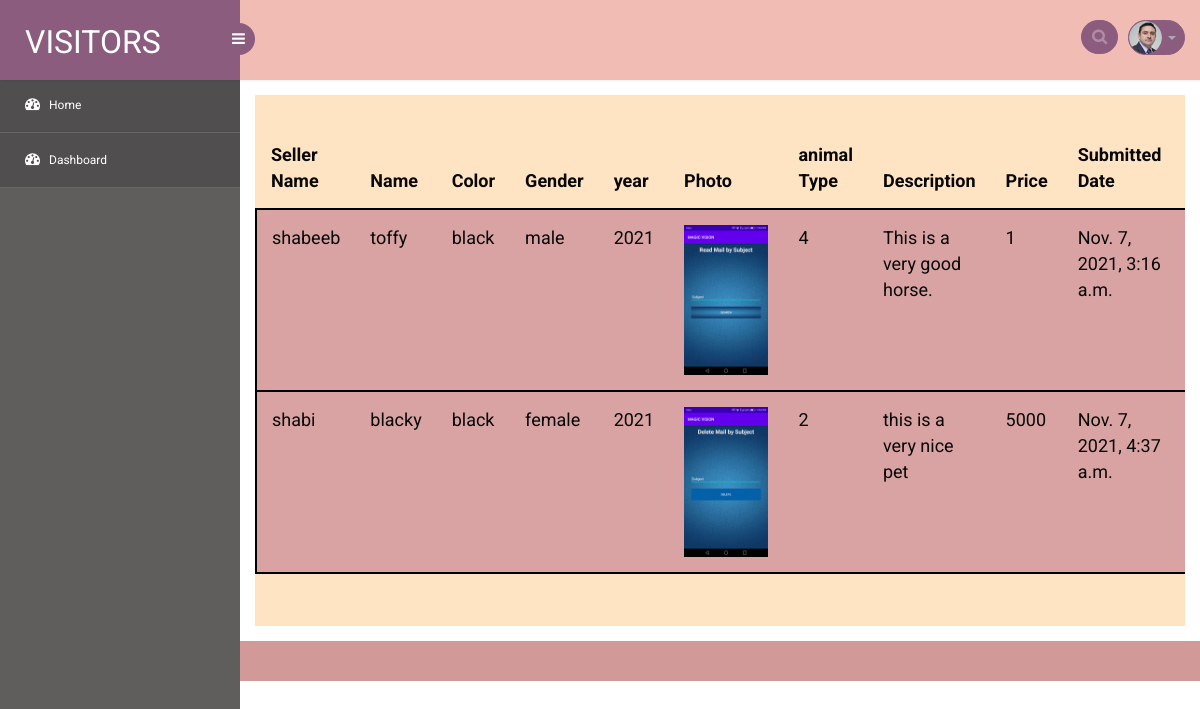
The page /view_animal on the database its author committed.
### animal/models.py (models this page shows, shortened)
class Animal(models.Model):
    user=models.ForeignKey(User,on_delete=models.CASCADE,null=True,blank=True)
    name=models.CharField(max_length=40)
    color=models.CharField(max_length=30)
    male='male'
    female='female'
    sex_types=[
        (male,'male'),
        (female,'female')
    ]
    sex=models.CharField(max_length=30,choices=sex_types,default=male)
    year=models.IntegerField()
    month=models.IntegerField()
    date=models.DateTimeField(default=timezone.now)
    photo=models.ImageField(upload_to='images',null=True,blank=True)
    pet='pet'
    farm='farm'
    types=[
        (pet,'pet'),
        (farm,'farm')
    ]
    animal_type=models.CharField(max_length=50,choices=types,null=True,blank=True,default=pet)
    place=models.CharField(max_length=50)
    description=models.TextField()
    price=models.IntegerField()
    paid=models.BooleanField(default=False)

### animal/views.py (the view)
# urls.py: path('view_animal',views.view_animal,name="view_animal"),
def view_animal(request):
    animal=Animal.objects.all()
    return render(request,'view_animal.html',{'animal':animal})

### animal/templates/view_animal.html (shortened to what this page needs)
{% extends 'dashboard.html' %}
{% block content %}
<div class="table-responsive table-shadow" style="background-color: bisque;padding-top: 2em;padding-bottom: 2em;">
    {% if animal %}
    <center>
    <table class="table" style="font-size: 20px;color: black;">
          <thead>
            <tr>
              <th scope="col">Seller Name</th>
              <th scope="col">Name</th>
              <th scope="col" style="padding-left:1em">Color</th>
              <th scope="col" style="padding-left:1em">Gender</th>
              <th scope="col">year</th>
              <th scope="col">Photo</th>
              <th scope="col">animal Type</th>
              <th scope="col">Description</th>
              <th scope="col">Price</th>
              <th scope="col">Submitted Date</th>
              <th scope="col">Buy</th>
            </tr>
          </thead>
          <tbody style="margin-top: 1em;">
              {% for i in animal %}
            <tr style="background-color: #d9a3a3;margin-top: 2em;padding-bottom: 2em;border:2px solid black;" >
                <td>{{ i.user.username}}</td>
              <td>{{ i.name}}</td>
              <td style="padding-left: 1em;">{{ i.color}}</td>
              <td style="padding-left:1em">{{ i.sex}}</td>
              <td style="padding-left:1em">{{ i.year }}</td>
              <td><a href="{{i.photo.url}}"><img src="{{i.photo.url}}" alt="" style="height: 150px;"></a></td>
              <td style="padding-left:1em">{{ i.animal_type }}</td>
              <td>{{ i.description }}</td>
              <td style="padding-left:1em">{{ i.price }}</td>
              <td style="padding-left:1em">{{ i.date }}</td>
              <td style="padding-left:1em"><a href="{% url 'payment:payment' i.id %}">Buy</a></td>
            </tr>
            {% endfor %}
          </tbody>
    </table>
</center>
    {% else %}
    <span>No Leaves can be found...</span>
    {% endif %}
</div>
{% endblock %}

### animal/templates/dashboard.html (shortened to what this page needs)
<!DOCTYPE html>
<head>
<link rel="stylesheet" href="/static/css1/bootstrap.min.css" >
<link href="/static/css1/style.css" rel='stylesheet' type='text/css' />
<link href="/static/css1/style-responsive.css" rel="stylesheet"/>
<link rel="stylesheet" href="/static/css1/font.css" type="text/css"/>
<link href="/static/css1/font-awesome.css" rel="stylesheet">
<link rel="stylesheet" href="/static/css1/morris.css" type="text/css"/>
<link rel="stylesheet" href="/static/css1/monthly.css">
</head>
<body>
<section id="container">
<header class="header fixed-top clearfix">
<div class="brand">
    <a href="index.html" class="logo">
        VISITORS
    </a>
    <div class="sidebar-toggle-box">
        <div class="fa fa-bars"></div>
    </div>
</div>
<div class="top-nav clearfix">
    <ul class="nav pull-right top-menu">
        <li>
            <input type="text" class="form-control search" placeholder=" Search">
        </li>
        <li class="dropdown">
            <a data-toggle="dropdown" class="dropdown-toggle" href="#">
                <img alt="" src="/static/images1/2.png">
                <b class="caret"></b>
            </a>
        </li>
    </ul>
</div>
</header>
<aside>
    <div id="sidebar" class="nav-collapse">
        <div class="leftside-navigation">
            <ul class="sidebar-menu" id="nav-accordion">
                <li>
                    <a class="active" href="{% url 'index' %}">
                        <i class="fa fa-dashboard"></i>
                        <span>Home</span>
                    </a>
                </li>
				<li>
                    <a class="active" href="{% url 'dashboard' %}">
                        <i class="fa fa-dashboard"></i>
                        <span>Dashboard</span>
                    </a>
                </li>
            </ul>            </div>
    </div>
</aside>
<section id="main-content">
	<section class="wrapper">
		<div>
			{% block content %}{% endblock %}
		</div>
</section>
		  <div class="footer">
		  </div>
</section>
</section>
</body>
</html>

### rows shown on the page
Animal: user.username "shabeeb", name "toffy", color "black", sex "male", year "2021", photo (picture), animal_type "4", description "This is a very good horse.", price "1", date "Nov. 7, 2021, 3:16 a.m."
Animal: user.username "shabi", name "blacky", color "black", sex "female", year "2021", photo (picture), animal_type "2", description "this is a very nice pet", price "5000", date "Nov. 7, 2021, 4:37 a.m."
